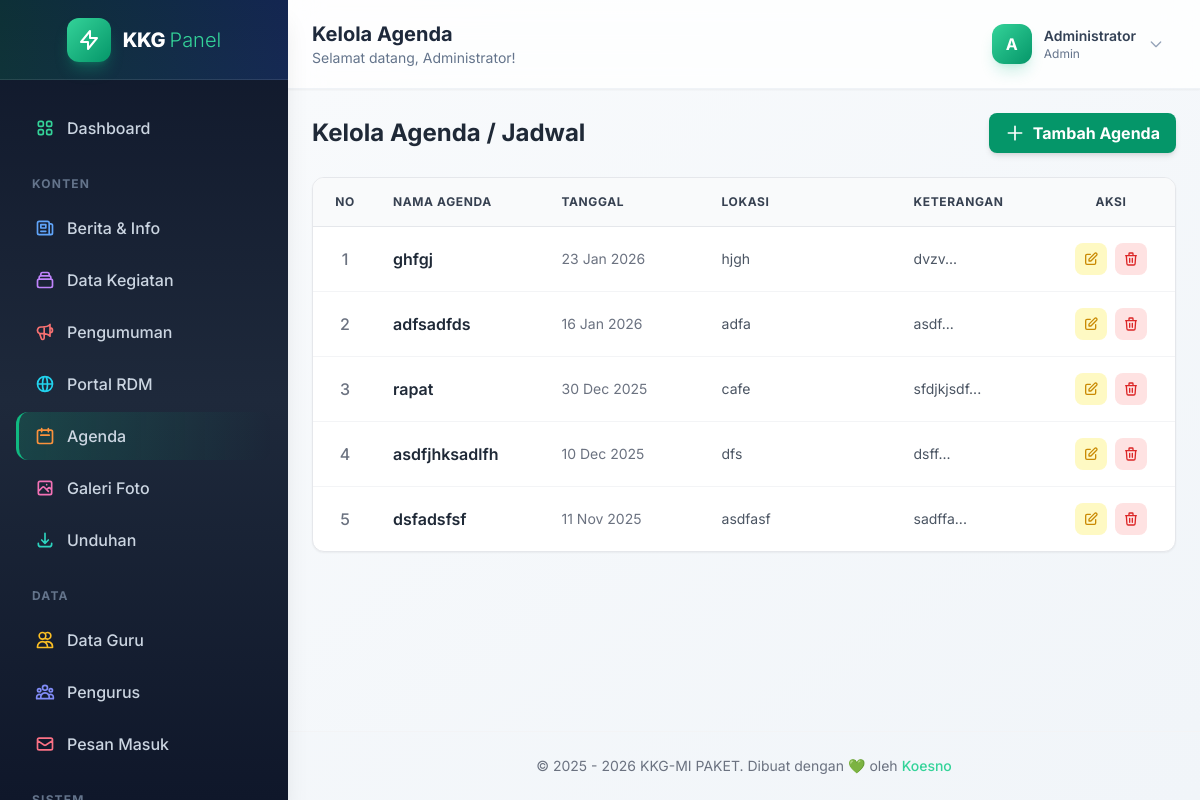
The page /admin/agenda.php (signed in) on the database its author committed.
### tables this page shows
CREATE TABLE `agenda` (
  `id` int NOT NULL,
  `judul` varchar(255) NOT NULL,
  `tanggal` date NOT NULL,
  `lokasi` varchar(100) DEFAULT NULL,
  `keterangan` text,
  `created_at` timestamp NULL DEFAULT CURRENT_TIMESTAMP,
  `file_lampiran` varchar(255) DEFAULT NULL
);

### admin/agenda.php (the view, shortened to what this page needs)
<?php include 'includes/header.php'; ?>
<?php require_once '../config/koneksi.php'; ?>
<div class="flex flex-col sm:flex-row justify-between items-center mb-6">
    <h3 class="text-2xl font-bold text-gray-800 mb-4 sm:mb-0">Kelola Agenda / Jadwal</h3>
    <a href="agenda_form"
        class="bg-emerald-600 hover:bg-emerald-700 text-white font-bold py-2 px-4 rounded-lg shadow-md transition flex items-center">
        <svg class="w-5 h-5 mr-2" fill="none" stroke="currentColor" viewBox="0 0 24 24">
            <path stroke-linecap="round" stroke-linejoin="round" stroke-width="2" d="M12 4v16m8-8H4"></path>
        </svg>
        Tambah Agenda
    </a>
</div>
<div class="bg-white rounded-xl shadow-sm border border-gray-200 overflow-hidden">
    <div class="overflow-x-auto">
        <table class="w-full text-left border-collapse">
            <thead>
                <tr class="bg-gray-50 text-gray-700 uppercase text-xs font-bold tracking-wider">
                    <th class="p-4 border-b border-gray-200 text-center w-16">No</th>
                    <th class="p-4 border-b border-gray-200">Nama Agenda</th>
                    <th class="p-4 border-b border-gray-200 w-40">Tanggal</th>
                    <th class="p-4 border-b border-gray-200 w-48">Lokasi</th>
                    <th class="p-4 border-b border-gray-200">Keterangan</th>
                    <th class="p-4 border-b border-gray-200 text-center w-32">Aksi</th>
                </tr>
            </thead>
            <tbody class="divide-y divide-gray-100">
                <?php
                $no = 1;
                $query = mysqli_query($koneksi, "SELECT * FROM agenda ORDER BY tanggal DESC");
                while ($row = mysqli_fetch_assoc($query)):
                    ?>
                    <tr class="hover:bg-gray-50 transition">
                        <td class="p-4 text-center text-gray-500 font-medium"><?= $no++ ?></td>
                        <td class="p-4 font-semibold text-gray-800 hover:text-emerald-600">
                            <?= $row['judul'] ?>
                        </td>
                        <td class="p-4 text-sm text-gray-500">
                            <?= date('d M Y', strtotime($row['tanggal'])) ?>
                        </td>
                        <td class="p-4 text-sm text-gray-600">
                            <?= $row['lokasi'] ?>
                        </td>
                        <td class="p-4 text-sm text-gray-600">
                            <?= $row['keterangan'] ? substr($row['keterangan'], 0, 50) . '...' : '-' ?>
                        </td>
                        <td class="p-4 text-center">
                            <div class="flex items-center justify-center space-x-2">
                                <?php if ($_SESSION['admin_role'] == 'admin' || $row['created_by'] == $_SESSION['admin_id']): ?>
                                    <a href="agenda_form.php?id=<?= $row['id'] ?>"
                                        class="p-2 bg-yellow-100 text-yellow-600 rounded-lg hover:bg-yellow-200 transition"
                                        title="Edit">
                                        <svg class="w-4 h-4" fill="none" stroke="currentColor" viewBox="0 0 24 24">
                                            <path stroke-linecap="round" stroke-linejoin="round" stroke-width="2"
                                                d="M11 5H6a2 2 0 00-2 2v11a2 2 0 002 2h11a2 2 0 002-2v-5m-1.414-9.414a2 2 0 112.828 2.828L11.828 15H9v-2.828l8.586-8.586z">
                                            </path>
                                        </svg>
                                    </a>
                                    <a href="#"
                                        onclick="event.preventDefault(); confirmDelete('agenda.php?action=delete&id=<?= $row['id'] ?>')"
                                        class="p-2 bg-red-100 text-red-600 rounded-lg hover:bg-red-200 transition"
                                        title="Hapus">
                                        <svg class="w-4 h-4" fill="none" stroke="currentColor" viewBox="0 0 24 24">
                                            <path stroke-linecap="round" stroke-linejoin="round" stroke-width="2"
                                                d="M19 7l-.867 12.142A2 2 0 0116.138 21H7.862a2 2 0 01-1.995-1.858L5 7m5 4v6m4-6v6m1-10V4a1 1 0 00-1-1h-4a1 1 0 00-1 1v3M4 7h16">
                                            </path>
                                        </svg>
                                    </a>
                                <?php else: ?>
                                    <span class="text-xs text-gray-400">Read Only</span>
                                <?php endif; ?>
                            </div>
                        </td>
                    </tr>
                <?php endwhile; ?>
            </tbody>
        </table>
    </div>
</div>
<?php include 'includes/footer.php'; ?>

### admin/includes/header.php (style rules this page uses)
body { font-family: 'Inter', sans-serif; }

### rows shown on the page
agenda: judul "ghfgj", tanggal "23 Jan 2026", lokasi "hjgh", keterangan "dvzv"
agenda: judul "adfsadfds", tanggal "16 Jan 2026", lokasi "adfa", keterangan "asdf"
agenda: judul "rapat", tanggal "30 Dec 2025", lokasi "cafe", keterangan "sfdjkjsdf"
agenda: judul "asdfjhksadlfh", tanggal "10 Dec 2025", lokasi "dfs", keterangan "dsff"
agenda: judul "dsfadsfsf", tanggal "11 Nov 2025", lokasi "asdfasf", keterangan "sadffa"

### other values the page prints
$_SESSION['admin_name'] "Administrator"
substr($_SESSION['admin_name'] ?? 'A', 0, 1) "A"
$_SESSION['admin_role'] "Admin"
